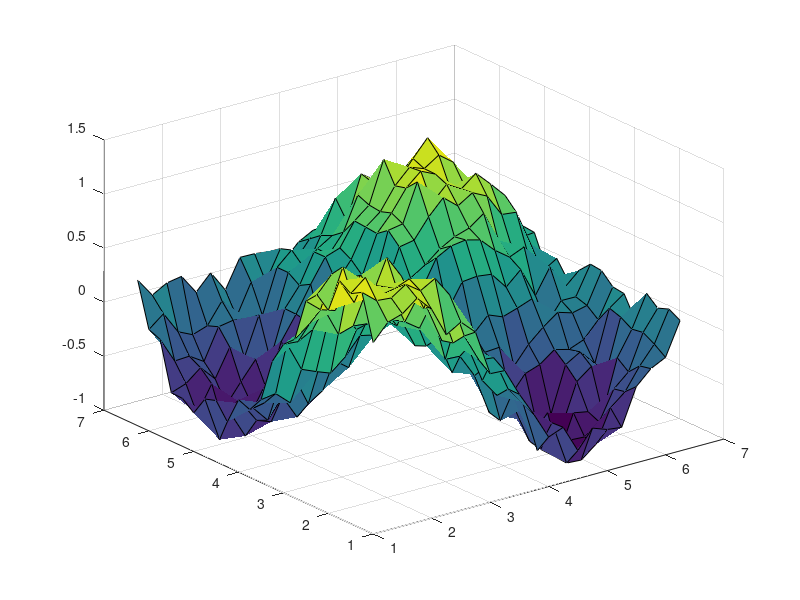
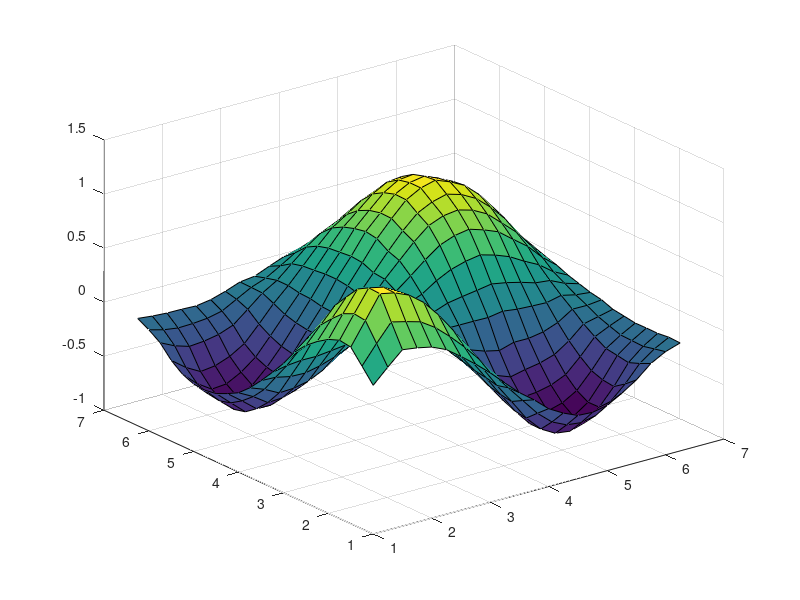

These charts were generated, in order, by the following MATLAB code:
%% SMOOTH2D  2-dimensional smoothing

%% Create data with noise
x = 1:0.25:2*pi;
y = 1:0.25:2*pi;
[X,Y] = meshgrid(x,y);
Z = sin(X).*sin(Y) + 0.4*rand(size(X));

%% View original data
figure
surf(X,Y,Z)

%% Do smoothing
span = 5;
% Create the smoothing window.
window = ones(span,span)/span^2;
% Filter the data with a convolution and return the central part.
smZ = convn(Z,window,'same');

%% View smoothed data
figure
surf(X,Y,smZ)
